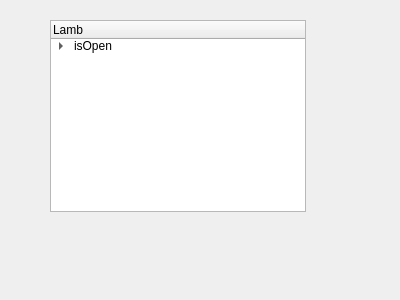
<?xml version="1.0" encoding="UTF-8"?>
<ui version="4.0">
 <class>Form</class>
 <widget class="QWidget" name="Form">
  <property name="geometry">
   <rect>
    <x>0</x>
    <y>0</y>
    <width>400</width>
    <height>300</height>
   </rect>
  </property>
  <property name="windowTitle">
   <string>Form</string>
  </property>
  <widget class="QTreeWidget" name="treeWidget">
   <property name="geometry">
    <rect>
     <x>50</x>
     <y>20</y>
     <width>256</width>
     <height>192</height>
    </rect>
   </property>
   <column>
    <property name="text">
     <string>Lamb</string>
    </property>
   </column>
   <item>
    <property name="text">
     <string>isOpen</string>
    </property>
    <item>
     <property name="text">
      <string>True</string>
     </property>
    </item>
   </item>
  </widget>
 </widget>
 <resources/>
 <connections/>
</ui>
